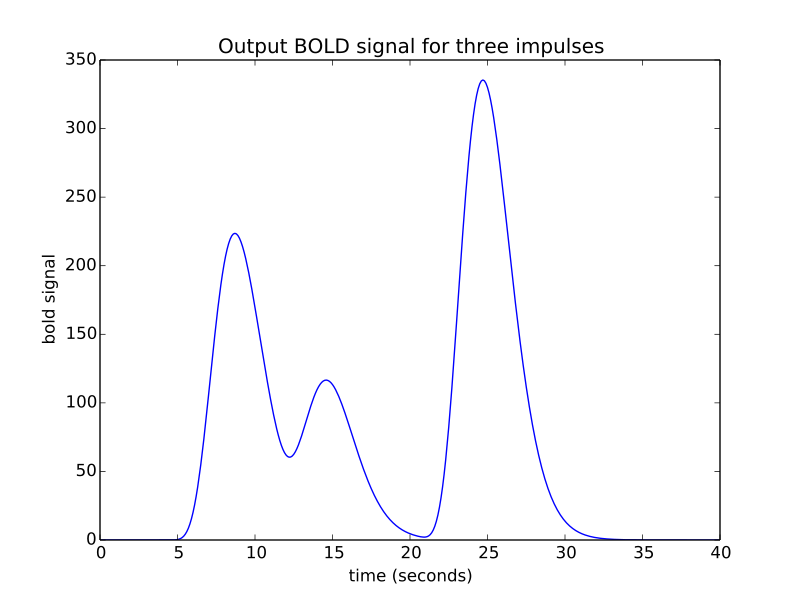

Source code (Python):
bold_signal = np.zeros(n_time_points)
bold_signal[i_time_4:i_time_4 + n_hrf_points] = hrf_signal * 2
bold_signal[i_time_10:i_time_10 + n_hrf_points] += hrf_signal * 1
bold_signal[i_time_20:i_time_20 + n_hrf_points] += hrf_signal * 3
plt.plot(times, bold_signal)
plt.xlabel('time (seconds)')
plt.ylabel('bold signal')
plt.title('Output BOLD signal for three impulses')
